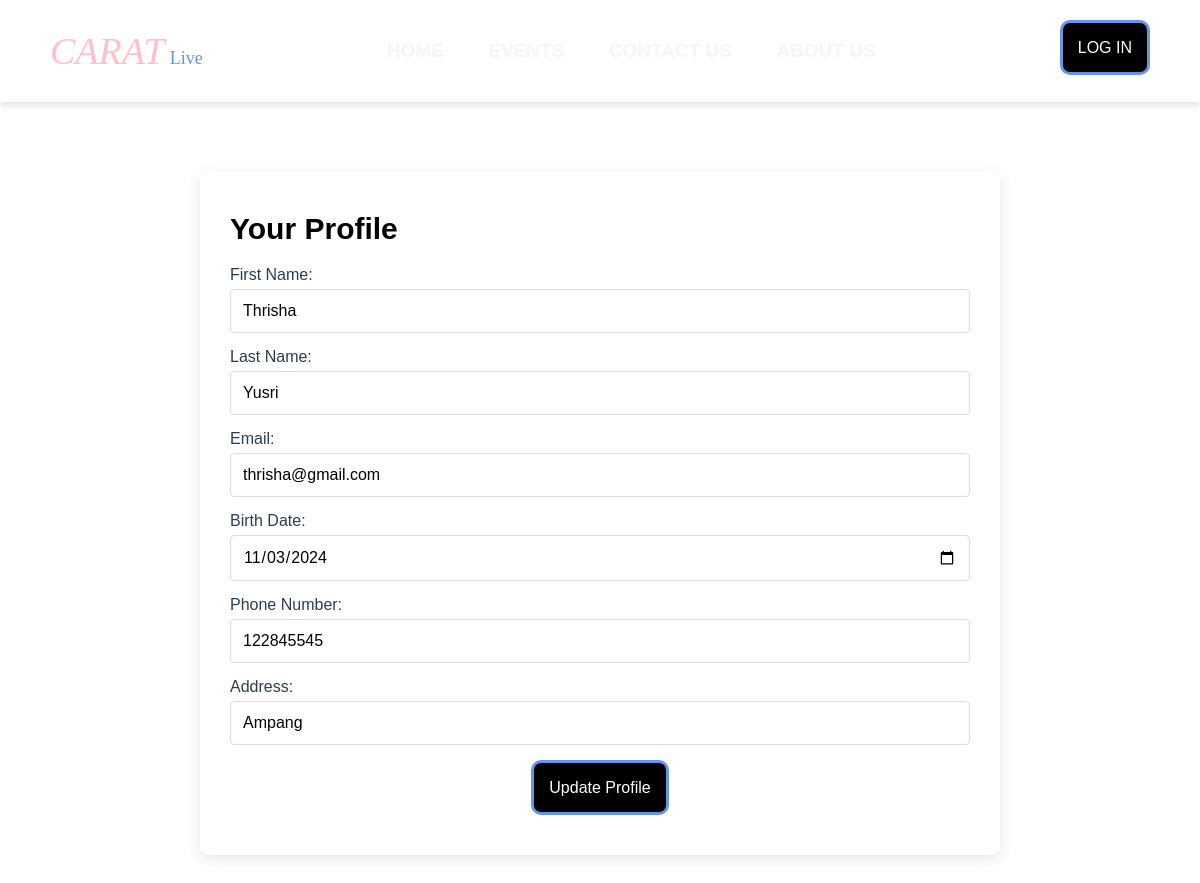
The page /profileform.php?user_id=13 on the database as committed earlier.
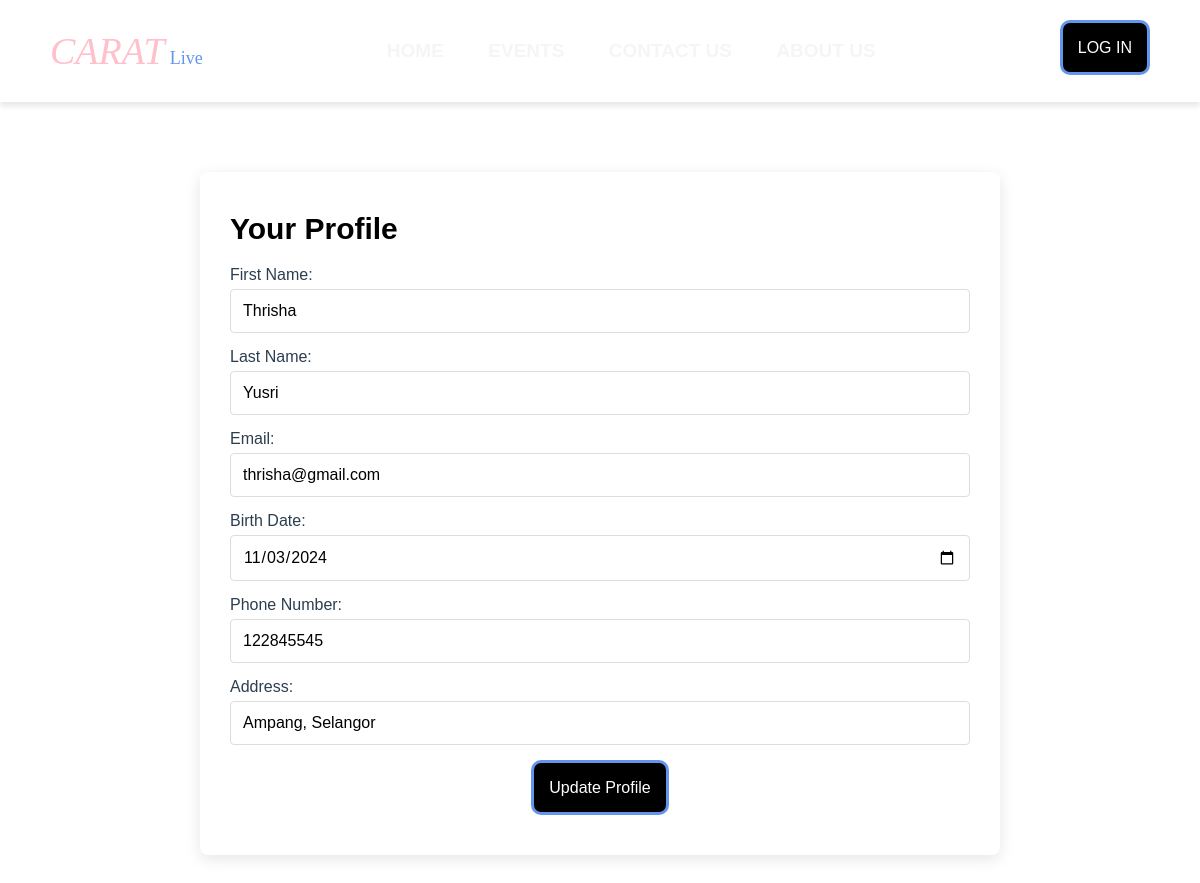
The same page on the database as committed later.
### tables this page shows
CREATE TABLE `user` (
  `id` int(11) NOT NULL,
  `firstname` varchar(100) NOT NULL,
  `lastname` varchar(100) NOT NULL,
  `email` varchar(100) NOT NULL,
  `password` varchar(15) NOT NULL,
  `birthdate` date NOT NULL,
  `phonenumber` int(11) NOT NULL,
  `address` varchar(100) NOT NULL
);

### profileform.php (the view, shortened to what this page needs)
<!doctype html>
<html>
<head>
<link rel="stylesheet" href="style.css">
<link rel="stylesheet" href="https://cdnjs.cloudflare.com/ajax/libs/font-awesome/6.5.0/css/all.min.css">
</head>
<?php
include("db_connection.php");
include('header.php');
if (isset($_GET['user_id'])) {
    $user_id = $_GET['user_id'];
    $firstname= '';
    $lastname = '';
    $email = '';
    $birthdate = '';
	$phonenumber = '';
	$address = '';
    $query = "SELECT * FROM user WHERE id = $user_id";
    $result = mysqli_query($conn, $query);
	if(mysqli_num_rows($result) > 0){
		$user = mysqli_fetch_assoc($result);
        $firstname= $user['firstname'];
        $lastname = $user['lastname'];
        $email = $user['email'];
        $birthdate = $user['birthdate'];
        $phonenumber = $user['phonenumber'];
        $address = $user['address'];
	} else{
		echo "User not Found.";
	}
}
?>
<body class="app">
    <div style="display: flex; justify-content: center;">
        <div class="profile-container" style="margin-top: 70px">
		<div class="profile-details">
				<h2>Your Profile</h2>
				<form action="profileedit.php" method="POST">
					<div class="form-group">
						<label for="firstname">First Name:</label>
						<input type="text" id="firstname" name="firstname" <?php echo !empty($firstname) ? 'value="' . htmlspecialchars($firstname) . '"' : ''; ?>>
					</div>
					<div class="form-group">
						<label for="lastname">Last Name:</label>
						<input type="text" id="lastname" name="lastname" <?php echo !empty($lastname) ? 'value="' . htmlspecialchars($lastname) . '"' : ''; ?>>
					</div>
					<div class="form-group">
						<label for="email">Email:</label>
						<input type="email" id="email" name="email" <?php echo !empty($email) ? 'value="' . htmlspecialchars($email) . '"' : ''; ?>>
					</div>
					<div class="form-group">
						<label for="birthdate">Birth Date:</label>
						<input type="date" id="birthdate" name="birthdate" <?php echo !empty($birthdate) ? 'value="' . htmlspecialchars($birthdate) . '"' : ''; ?>>
					</div>
					<div class="form-group">
						<label for="phonenumber">Phone Number:</label>
						<input type="phonenumber" id="phonenumber" name="phonenumber" <?php echo !empty($phonenumber) ? 'value="' . htmlspecialchars($phonenumber) . '"' : ''; ?>>
					</div>
					<div class="form-group">
						<label for="address">Address:</label>
						<input type="address" id="address" name="address" <?php echo !empty($address) ? 'value="' . htmlspecialchars($address) . '"' : ''; ?>>
					</div>
					<div style="text-align: center;">
                    <button class="buttonSecondary">
                    Update Profile
                    </button>
                </div>
				</form>
			</div>
		</div>
   </div>
</body>
</html>

Rows that differ between the two databases and show on the page:
changed user "Thrisha": address "Ampang" → "Ampang, Selangor"
